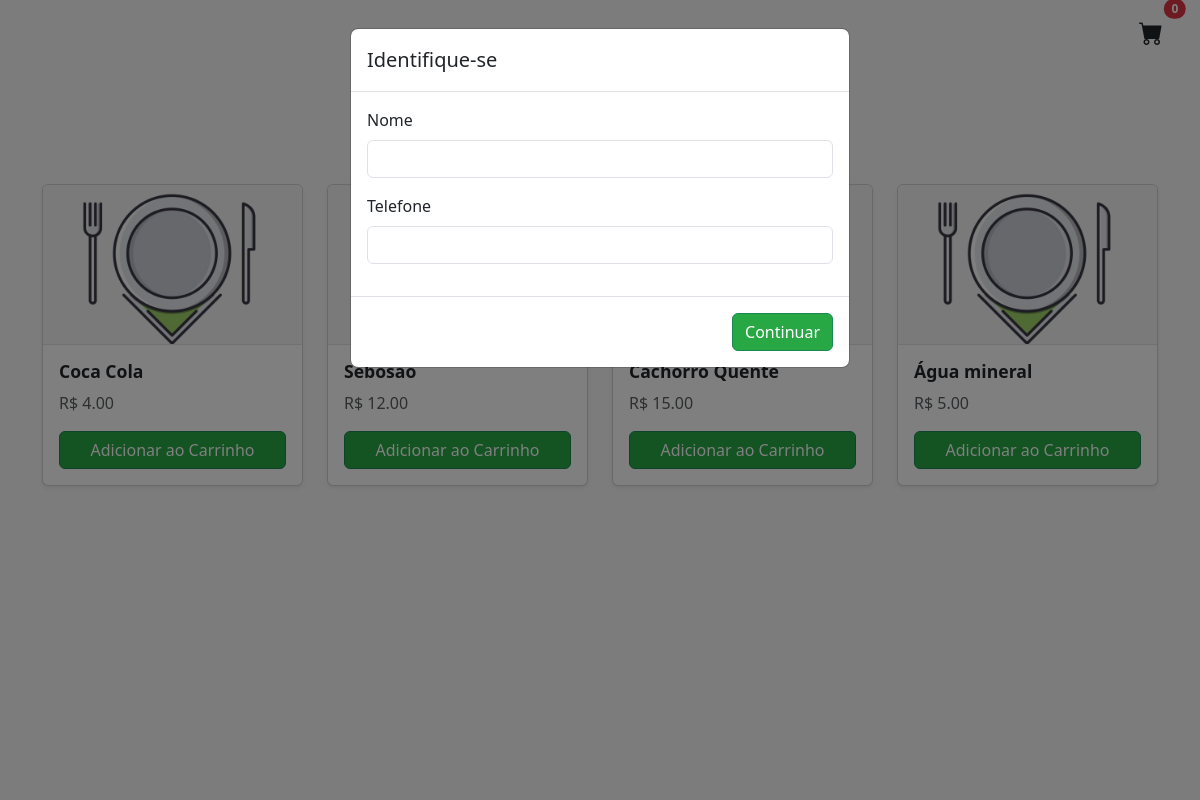
Screenshot of /pedidos/mesa/8/produtos/ with the database file from the repository.
### restaurantes/models.py (models this page shows, shortened)
class Produto(models.Model):
    nome = models.CharField(max_length=255)
    descricao = models.TextField(blank=True, null=True)
    preco = models.DecimalField(max_digits=10, decimal_places=2)
    categoria = models.CharField(max_length=50, blank=True, null=True)
    imagem = models.ImageField(upload_to="produtos/", blank=True, null=True)  # Opcional

### pedidos/views.py (the view)
# urls.py: path('mesa/<int:mesa_id>/produtos/', views.listar_produtos, name='listar_produtos'),
def listar_produtos(request, mesa_id):
    mesa = get_object_or_404(Mesa, id=mesa_id)
    produtos = Produto.objects.all()
    carrinho = Carrinho.objects.filter(mesa=mesa).first()
    total_itens = 0
    if carrinho:
        total_itens = carrinho.itens.aggregate(total=Sum('quantidade'))['total'] or 0
    return render(request, 'pedidos/cardapio.html', {
        'mesa': mesa,
        'produtos': produtos,
        'total_itens': total_itens,
    })

### pedidos/templates/pedidos/cardapio.html (shortened to what this page needs)
{% load static %}
<!DOCTYPE html>
<html lang="pt-br">
<head>
    <link rel="stylesheet" href="https://cdn.jsdelivr.net/npm/bootstrap-icons@1.10.5/font/bootstrap-icons.css">
    <link rel="stylesheet" href="https://cdn.jsdelivr.net/npm/bootstrap@5.3.0/dist/css/bootstrap.min.css">
    <link rel="stylesheet" href="https://cdn.jsdelivr.net/npm/animate.css@4.1.1/animate.min.css">
    <link rel="stylesheet" href="{% static 'pedidos/css/estilo_cardapio.css' %}">
</head>
<body>
    <nav class="navbar navbar-light bg-light justify-content-end px-4">
        <a href="{% url 'ver_carrinho' mesa.id %}" class="btn position-relative">
            <i class="bi bi-cart-fill fs-4"></i>
            <span id="contador-carrinho" class="position-absolute top-0 start-100 translate-middle badge rounded-pill bg-danger">
                {{ total_itens }}
            </span>
        </a>
    </nav>
    <div class="container py-4">
        <div class="text-center mb-4">
            <h2>Bem-vindo! Mesa {{ mesa.numero }}</h2>
            <p class="text-muted">Escolha seus produtos abaixo</p>
        </div>
        <div class="row" id="lista-produtos">
            {% for produto in produtos %}
            <div class="col-12 col-sm-6 col-md-4 col-lg-3 mb-4">
                <div class="card h-100 shadow-sm">
                    {% if produto.imagem %}
                        <img src="{{ produto.imagem.url }}" class="card-img-top" alt="{{ produto.nome }}">
                    {% else %}
                        <img src="{% static 'pedidos/img/default.jpg' %}" class="card-img-top" alt="Sem imagem">
                    {% endif %}
                    <div class="card-body d-flex flex-column">
                        <h5 class="card-title">{{ produto.nome }}</h5>
                        <p class="card-text text-muted">R$ {{ produto.preco }}</p>
                        <button
                            class="btn btn-success mt-auto adicionar-carrinho"
                            data-produto-id="{{ produto.id }}"
                            data-mesa-id="{{ mesa.id }}">
                            Adicionar ao Carrinho
                        </button>
                    </div>
                </div>
            </div>
            {% endfor %}
        </div>
    </div>
    <div id="toast-container" class="position-fixed top-0 end-0 p-3" style="z-index: 9999;">
    </div>
<div class="modal fade" id="clienteModal" tabindex="-1" aria-labelledby="clienteModalLabel" aria-hidden="true">
    <div class="modal-dialog">
        <form method="post" action="{% url 'salvar_cliente_mesa' %}" class="modal-content" id="formCliente">
            <div class="modal-header">
                <h5 class="modal-title" id="clienteModalLabel">Identifique-se</h5>
            </div>
            <div class="modal-body">
                <div class="mb-3">
                    <label for="nome" class="form-label">Nome</label>
                    <input type="text" name="nome" class="form-control" required>
                </div>
                <div class="mb-3">
                    <label for="telefone" class="form-label">Telefone</label>
                    <input type="text" name="telefone" class="form-control" required>
                </div>
            </div>
            <div class="modal-footer">
                <button type="button" id="btnContinuar" class="btn btn-success">Continuar</button>
            </div>
        </form>
    </div>
</div>
</body>
</html>

### pedidos/static/pedidos/css/estilo_cardapio.css (style rules this page uses)
body { background-color: #f8f9fa; }
.card-title { font-weight: 600; font-size: 1.1rem; }
.card-img-top { height: 160px; object-fit: cover; border-bottom: 1px solid #dee2e6; }
.btn-success { background-color: #28a745; }

### rows the page displays
Produto: nome "Coca Cola", preco "4.00"
Produto: nome "Sebosão", preco "12.00"
Produto: nome "Cachorro Quente", preco "15.00"
Produto: nome "Água mineral", preco "5.00"

### other values shown
{{ total_itens }} "0"
